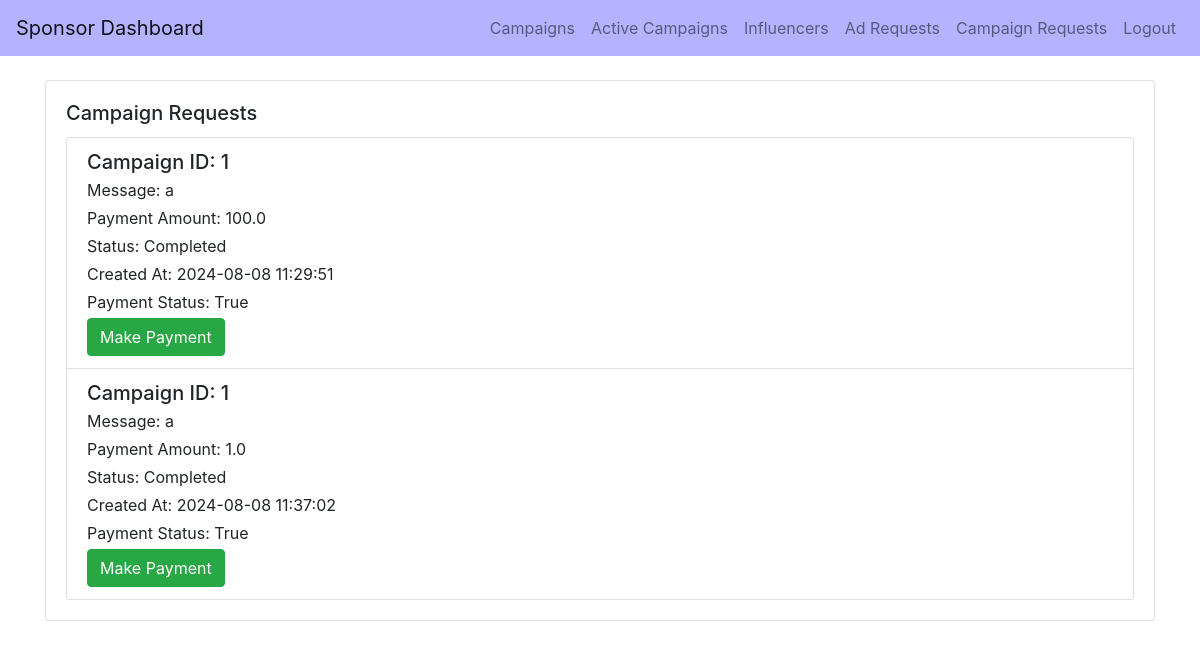
Screenshot of /sponsor_campaign_requests/google_admin with the database file from the repository.
### backend/models.py (models this page shows)
class CampaignRequest(db.Model):
    __tablename__ = 'campaign_request'
    id = db.Column(db.Integer, primary_key=True)
    campaign_id = db.Column(db.Integer, db.ForeignKey('campaign.id'), nullable=False)
    influencer_id = db.Column(db.Integer, db.ForeignKey('user.id'), nullable=False)
    sponsor_id = db.Column(db.Integer, db.ForeignKey('sponsor.id'), nullable=False)  # Added this field
    messages = db.Column(db.Text, nullable=True)
    payment_amount = db.Column(db.Float, nullable=False)  # Added this field
    status = db.Column(db.String(10), nullable=False)  # Pending, Accepted, Rejected
    complete = db.Column(db.Boolean, default=False, nullable=False)
    complete_confirmed = db.Column(db.Boolean, default=False, nullable=False)
    payment = db.Column(db.Boolean, default=False, nullable=False)
    created_at = db.Column(db.DateTime, default=db.func.current_timestamp(), nullable=False)
    campaign = db.relationship('Campaign', backref='campaign_requests_campaign', lazy=True)
    influencer = db.relationship('User', backref='campaign_requests', foreign_keys=[influencer_id])
    sponsor = db.relationship('Sponsor', backref='campaign_requests_sponsor', foreign_keys=[sponsor_id])

### backend/controller.py (the view)
@app.route('/sponsor_campaign_requests/<username>', methods=['GET'])
def sponsor_campaign_requests(username):
    usr = User.query.filter_by(username=username).first()
    if usr and usr.role == 'sponsor':
        sponsor = Sponsor.query.filter_by(user_id=usr.id).first()
        if sponsor:
            campaign_requests = CampaignRequest.query.filter_by(sponsor_id=sponsor.id).all()
            return render_template("sponsor_campaign_requests.html",
                                    username=usr.username,
                                    name=sponsor.name,
                                    email=sponsor.email,
                                    company=sponsor.company,
                                    industry=sponsor.industry,
                                    campaign_requests=campaign_requests)
    return redirect(url_for('index'))

### templates/sponsor_campaign_requests.html (shortened to what this page needs)
<!DOCTYPE html>
<html lang="en">
<head>
    <link href="https://stackpath.bootstrapcdn.com/bootstrap/4.5.2/css/bootstrap.min.css" rel="stylesheet">
</head>
<body>
    <nav class="navbar navbar-expand-lg navbar-light" style="background-color: #b3b3ff;">
        <a class="navbar-brand" href="/sponsor_dashboard/{{ username }}">Sponsor Dashboard</a>
        <div class="collapse navbar-collapse">
            <ul class="navbar-nav ml-auto">
                <li class="nav-item">
                    <a class="nav-link" href="/sponsor_campaigns/{{ username }}">Campaigns</a>
                </li>
                <li class="nav-item">
                    <a class="nav-link" href="{{ url_for('active_campaigns_sponsor', username=username) }}">Active Campaigns</a>
                </li>
                <li class="nav-item">
                    <a class="nav-link" href="/sponsor_influencers/{{ username }}">Influencers</a>
                </li>
                <li class="nav-item">
                    <a class="nav-link" href="/sponsor_ad_requests/{{ username }}">Ad Requests</a>
                </li>
                <li class="nav-item">
                    <a class="nav-link" href="/sponsor_campaign_requests/{{ username }}">Campaign Requests</a>
                </li>
                <li class="nav-item">
                    <a class="nav-link" href="{{ url_for('logout') }}">Logout</a>
                </li>
            </ul>
        </div>
    </nav>
<div class="container mt-4">
    <div class="row">
        <div class="col-md-12">
            <div class="card mb-4">
                <div class="card-body">
                    <h5 class="card-title">Campaign Requests</h5>
                    <div class="list-group">
                        {% if campaign_requests %}
                            {% for request in campaign_requests %}
                                <div class="list-group-item">
                                    <h5 class="mb-1">Campaign ID: {{ request.campaign_id }}</h5>
                                    <p class="mb-1">Message: {{ request.messages }}</p>
                                    <p class="mb-1">Payment Amount: {{ request.payment_amount }}</p>
                                    <p class="mb-1">Status: {{ request.status }}</p>
                                    <p class="mb-1">Created At: {{ request.created_at }}</p>
                                    <p class="mb-1">Payment Status: {{ request.payment }}</p>
                                    {% if request.status == 'Completed' %}
                                        <form action="{{ url_for('confirm_payment', request_id=request.id) }}" method="POST">
                                            <button type="submit" class="btn btn-success">Make Payment</button>
                                        </form>
                                    {% endif %}
                                </div>
                            {% endfor %}
                        {% else %}
                            <p>No campaign requests found.</p>
                        {% endif %}
                    </div>
                </div>
            </div>
        </div>
    </div>
</div>
</body>
</html>

### rows the page displays
CampaignRequest: campaign_id "1", messages "a", payment_amount "100.0", status "Completed", created_at "2024-08-08 11:29:51", payment "True"
CampaignRequest: campaign_id "1", messages "a", payment_amount "1.0", status "Completed", created_at "2024-08-08 11:37:02", payment "True"
